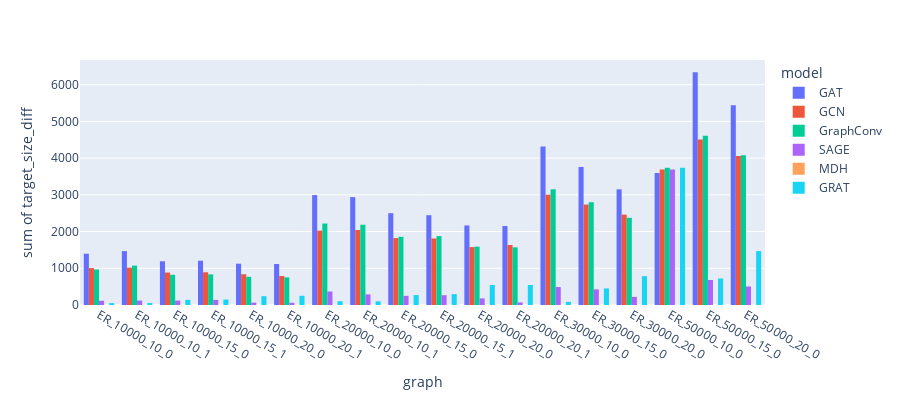

The code cell stored with this chart in its notebook:
### Code cell
fig = px.histogram(Full, x="graph", y="target_size_diff",
             color='model', barmode='group',
             height=400)
fig.show()

### Figure 1 — Plotly figure (JSON) as saved in the notebook; plotly's stock layout.template omitted (floating-point values rounded to 4 significant figures)
{"data": [{"alignmentgroup": "True", "bingroup": "x", "histfunc": "sum", "hovertemplate": "model=GAT<br>graph=%{x}<br>sum of target_size_diff=%{y}<extra></extra>", "legendgroup": "GAT", "marker": {"color": "#636efa"}, "name": "GAT", "offsetgroup": "GAT", "orientation": "v", "showlegend": true, "type": "histogram", "x": ["ER_10000_10_0", "ER_10000_10_1", "ER_10000_15_0", "ER_10000_15_1", "ER_10000_20_0", "ER_10000_20_1", "ER_20000_10_0", "ER_20000_10_1", "ER_20000_15_0", "ER_20000_15_1", "ER_20000_20_0", "ER_20000_20_1", "ER_30000_10_0", "ER_30000_15_0", "ER_30000_20_0", "ER_50000_10_0", "ER_50000_15_0", "ER_50000_20_0"], "xaxis": "x", "y": [1397, 1467, 1190, 1206, 1125, 1116, 2993, 2937, 2500, 2445, 2165, 2151, 4315, 3760, 3149, 3596, 6338, 5439], "yaxis": "y"}, {"alignmentgroup": "True", "bingroup": "x", "histfunc": "sum", "hovertemplate": "model=GCN<br>graph=%{x}<br>sum of target_size_diff=%{y}<extra></extra>", "legendgroup": "GCN", "marker": {"color": "#EF553B"}, "name": "GCN", "offsetgroup": "GCN", "orientation": "v", "showlegend": true, "type": "histogram", "x": ["ER_10000_10_0", "ER_10000_10_1", "ER_10000_15_0", "ER_10000_15_1", "ER_10000_20_0", "ER_10000_20_1", "ER_20000_10_0", "ER_20000_10_1", "ER_20000_15_0", "ER_20000_15_1", "ER_20000_20_0", "ER_20000_20_1", "ER_30000_10_0", "ER_30000_15_0", "ER_30000_20_0", "ER_50000_10_0", "ER_50000_15_0", "ER_50000_20_0"], "xaxis": "x", "y": [1005, 1016, 884, 891, 837, 789, 2024, 2043, 1821, 1811, 1577, 1634, 3004, 2735, 2460, 3690, 4508, 4055], "yaxis": "y"}, {"alignmentgroup": "True", "bingroup": "x", "histfunc": "sum", "hovertemplate": "model=GraphConv<br>graph=%{x}<br>sum of target_size_diff=%{y}<extra></extra>", "legendgroup": "GraphConv", "marker": {"color": "#00cc96"}, "name": "GraphConv", "offsetgroup": "GraphConv", "orientation": "v", "showlegend": true, "type": "histogram", "x": ["ER_10000_10_0", "ER_10000_10_1", "ER_10000_15_0", "ER_10000_15_1", "ER_10000_20_0", "ER_10000_20_1", "ER_20000_10_0", "ER_20000_10_1", "ER_20000_15_0", "ER_20000_15_1", "ER_20000_20_0", "ER_20000_20_1", "ER_30000_10_0", "ER_30000_15_0", "ER_30000_20_0", "ER_50000_10_0", "ER_50000_15_0", "ER_50000_20_0"], "xaxis": "x", "y": [967, 1072, 822, 834, 768, 752, 2219, 2186, 1856, 1876, 1589, 1570, 3151, 2800, 2375, 3735, 4612, 4081], "yaxis": "y"}, {"alignmentgroup": "True", "bingroup": "x", "histfunc": "sum", "hovertemplate": "model=SAGE<br>graph=%{x}<br>sum of target_size_diff=%{y}<extra></extra>", "legendgroup": "SAGE", "marker": {"color": "#ab63fa"}, "name": "SAGE", "offsetgroup": "SAGE", "orientation": "v", "showlegend": true, "type": "histogram", "x": ["ER_10000_10_0", "ER_10000_10_1", "ER_10000_15_0", "ER_10000_15_1", "ER_10000_20_0", "ER_10000_20_1", "ER_20000_10_0", "ER_20000_10_1", "ER_20000_15_0", "ER_20000_15_1", "ER_20000_20_0", "ER_20000_20_1", "ER_30000_10_0", "ER_30000_15_0", "ER_30000_20_0", "ER_50000_10_0", "ER_50000_15_0", "ER_50000_20_0"], "xaxis": "x", "y": [116, 121, 121, 139, 64, 60, 367, 289, 250, 267, 179, 70, 491, 426, 221, 3690, 681, 504], "yaxis": "y"}, {"alignmentgroup": "True", "bingroup": "x", "histfunc": "sum", "hovertemplate": "model=MDH<br>graph=%{x}<br>sum of target_size_diff=%{y}<extra></extra>", "legendgroup": "MDH", "marker": {"color": "#FFA15A"}, "name": "MDH", "offsetgroup": "MDH", "orientation": "v", "showlegend": true, "type": "histogram", "x": ["ER_10000_10_0", "ER_10000_10_1", "ER_10000_15_0", "ER_10000_15_1", "ER_10000_20_0", "ER_10000_20_1", "ER_20000_10_0", "ER_20000_10_1", "ER_20000_15_0", "ER_20000_15_1", "ER_20000_20_0", "ER_20000_20_1", "ER_30000_10_0", "ER_30000_15_0", "ER_30000_20_0", "ER_50000_10_0", "ER_50000_15_0", "ER_50000_20_0"], "xaxis": "x", "y": [0, 0, 0, 0, 0, 0, 0, 0, 0, 0, 0, 0, 0, 0, 0, 0, 0, 0], "yaxis": "y"}, {"alignmentgroup": "True", "bingroup": "x", "histfunc": "sum", "hovertemplate": "model=GRAT<br>graph=%{x}<br>sum of target_size_diff=%{y}<extra></extra>", "legendgroup": "GRAT", "marker": {"color": "#19d3f3"}, "name": "GRAT", "offsetgroup": "GRAT", "orientation": "v", "showlegend": true, "type": "histogram", "x": ["ER_10000_10_0", "ER_10000_10_1", "ER_10000_15_0", "ER_10000_15_1", "ER_10000_20_0", "ER_10000_20_1", "ER_20000_10_0", "ER_20000_10_1", "ER_20000_15_0", "ER_20000_15_1", "ER_20000_20_0", "ER_20000_20_1", "ER_30000_10_0", "ER_30000_15_0", "ER_30000_20_0", "ER_50000_10_0", "ER_50000_15_0", "ER_50000_20_0"], "xaxis": "x", "y": [51, 52, 140, 149, 240, 251, 102, 99, 270, 296, 545, 545, 86, 451, 785, 3740, 721, 1467], "yaxis": "y"}], "layout": {"barmode": "group", "height": 400, "legend": {"title": {"text": "model"}, "tracegroupgap": 0}, "margin": {"t": 60}, "xaxis": {"anchor": "y", "domain": [0, 1], "title": {"text": "graph"}}, "yaxis": {"anchor": "x", "domain": [0, 1], "title": {"text": "sum of target_size_diff"}}}}
